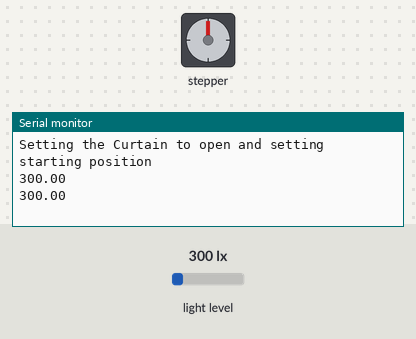
Simulated run of this sketch. Board: Arduino Uno, built with avr-gcc and run on an emulated ATmega328P. On the bench: stepper motor, the last lines printed to the serial monitor. Wiring (inferred from the names in the program): stepper motor driver (200 steps per turn assumed): step pin 4; direction pin 3; enable pin 2. Inputs (shaded band) come from the test bench; at power-on: light level 300 lx.

Above: at 9.2 s.
9.3 s: light level set to 220 lx
At 10.6 s:
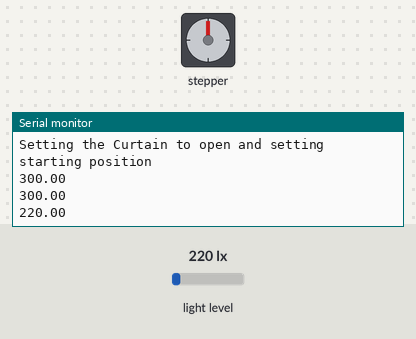
10.8 s: light level set to 185 lx
At 12.3 s:
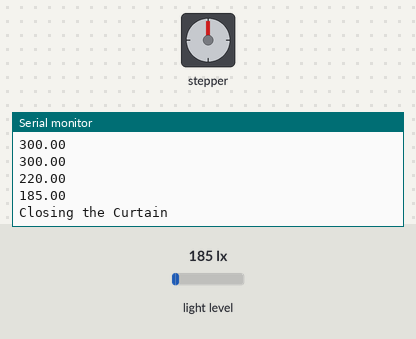
Timing chart, 0 to 13.8 s (numbered marks = the images above; inputs shaded):
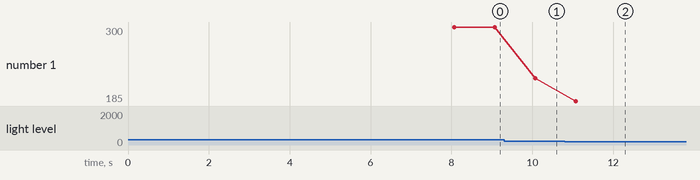

The sketch:

Automatic_Curtain.ino
```cpp
#include <Wire.h>               // Arduino Library for I2C and other serial communication
#include "Adafruit_VEML7700.h"  // Driver library for VEML7700 light sensor

#define ENA_PIN   2                 // High enables stepper motor driver
#define DIR_PIN   3                 // Low is counter clockwise direction while High is clockwise
#define PUL_PIN   4                 // Alternate between High and Low to take single steps
#define NUM_ROTATIONS 18            // Number of rotations the motor will perform in open/close sequences
#define LIGHT_SENSOR_PERIOD_SEC 1   // Number of secinds that the Arudino will poll the VEML7700 light sensor
#define LUX_OPEN_THRESHOLD 500      // Lux level that will open the curtain when lux is above the given threshold
#define LUX_CLOSE_THRESHOLD 200     // Lux level that will close the curtain when lux is below the given threshold

/* Global variables/flags */
Adafruit_VEML7700 veml = Adafruit_VEML7700(); // Object that represents the VEML7700 light sensor
float lux = 0;                                // Float indicating the light level
bool IsClosed = false;                        // Flag indicating open/close status

/* Function declarations */
void SetMotor();      // Sets the motor to the leftmost position during set up
void OpenMotor();     // Opens the curtain by moving the motor NUM_ROTATIONS in the counter clockwise direction
void CloseMotor();    // Closes the curtain by moving the motor NUM_ROTATIONS in the clockwise direction

void setup() {
  /* Initialize Serial BUS's */
  Serial.begin(9600);
  while (!Serial) delay(10);

  /* Initialize VEML7700 Light sensor */
  while (!veml.begin()) {
    Serial.println("VEML7700 not found. Check connections.");
    delay(1000);
  }
  veml.setGain(VEML7700_GAIN_1);
  veml.setIntegrationTime(VEML7700_IT_100MS);

  /* Initialize all motor driver control pins */
  pinMode(PUL_PIN, OUTPUT);
  digitalWrite(PUL_PIN, LOW);  // Start Pulsing pin as Low
  pinMode(DIR_PIN, OUTPUT);
  digitalWrite(DIR_PIN, LOW); // Starting Clockwise Direction
  pinMode(ENA_PIN, OUTPUT);
  digitalWrite(ENA_PIN, HIGH); // Turns on Stepper Motor Driver
  SetMotor();
}

void loop() {
  /* Read and update to current light level */
  lux = veml.readLux();
  while (lux == NAN) {
    Serial.println("VEML7700 not found. Check connections.");
    delay(1000);
    lux = veml.readLux();
  }
  Serial.print(lux);
  Serial.print("\n");

  /* Perform motor operations if needed */
  if(lux >= LUX_OPEN_THRESHOLD)
    OpenMotor();
  else if (lux <= LUX_CLOSE_THRESHOLD)
    CloseMotor();

  delay(LIGHT_SENSOR_PERIOD_SEC * 1000); // Wait for LIGHT_SENSOR_PERIOD_SEC seconds till next read
}

/* Function Definitions */
// Motor Initialization Function
void SetMotor() {
  IsClosed = false;
  Serial.println("Setting the Curtain to open and setting starting position");
  digitalWrite(DIR_PIN, LOW);
  for (unsigned int CurrRotation = 0; CurrRotation < 20; CurrRotation++) {
    /* Performs 200 steps, which is equal to one rotation */
    for (unsigned int CurrStep = 0; CurrStep < 200; CurrStep++) {
      digitalWrite(PUL_PIN, LOW);
      delay(1);
      digitalWrite(PUL_PIN, HIGH);
      delay(1);
    }
  }
}

// Open Motor Function
void OpenMotor() {
  /* Check and update open/close state flag */
  if (IsClosed == false) // Avoids opening the curtain twice
    return;
  IsClosed = false;

  /* Perform NUM_ROTATION rotations*/
  Serial.println("Opening the Curtain");
  digitalWrite(DIR_PIN, LOW);
  for (unsigned int CurrRotation = 0; CurrRotation < NUM_ROTATIONS; CurrRotation++) {
    /* Performs 200 steps, which is equal to one rotation */
    for (unsigned int CurrStep = 0; CurrStep < 200; CurrStep++) {
      digitalWrite(PUL_PIN, LOW);
      delay(1);
      digitalWrite(PUL_PIN, HIGH);
      delay(1);
    }
  }
}

// Close Motor Function
void CloseMotor() {
  /* Update open/close state flag */
  if (IsClosed == true) // Avoids closing  the curtain twice
    return;
  IsClosed = true;

  /* Perform NUM_ROTATION rotations*/
  Serial.println("Closing the Curtain");
  digitalWrite(DIR_PIN, HIGH);
  for (unsigned int CurrRotation = 0; CurrRotation < NUM_ROTATIONS; CurrRotation++) {
    /* Performs 200 steps, which is equal to one rotation */
    for (unsigned int CurrStep = 0; CurrStep < 200; CurrStep++) {
      digitalWrite(PUL_PIN, LOW);
      delay(1);
      digitalWrite(PUL_PIN, HIGH);
      delay(1);
    }
  }
}
```

Measured:
- the behaviour switches between 201 and 200 lx on light level (found by bisection; images 1 and 2)
- after the input at 9.3 s, the serial monitor: prints a new line after 0.77 s (image 1)
- after the input at 10.8 s, the serial monitor: prints a new line after 0.27 s (image 2)
- plotted number 1: 300 → 220 after the input at 9.3 s, 220 → 185 after the input at 10.8 s
